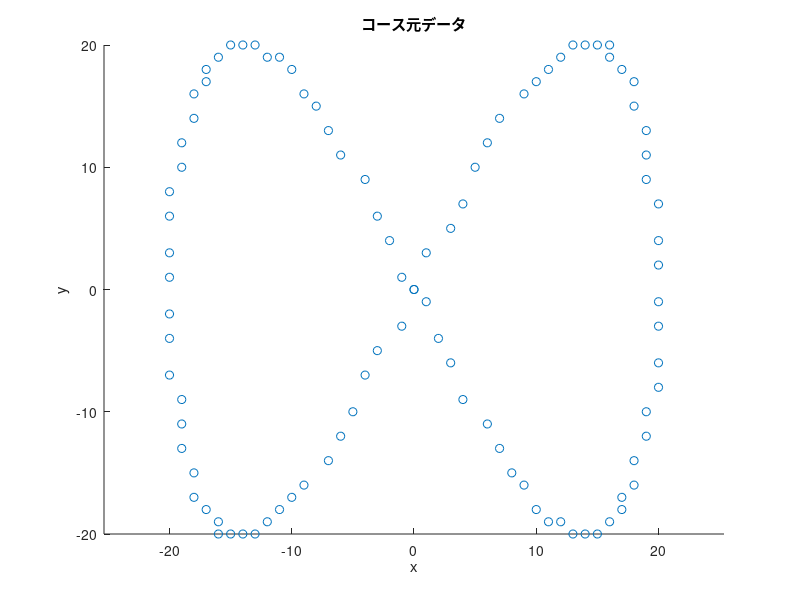

The MATLAB script that drew this image: (Note: this script raises an error after producing the figure.)
% 前処理 master
clc
close all
clear

% --------------コースデータ用意-----------------%
% course_x = round(linspace(-1, 10, 10));
% course_y = [0, 1, 2, 3, 4, 4, 4, 3, 2, 1];

% course_x = round(1 : 1 : 20); %cm
% course_y = round(-sin(course_x/10) * 20); %cm

% course_x = [0, 1, 2, 3, 4, 5];
% course_y = [0, 0, 1, 1, 2, 2];

% num = linspace(0, 1 * pi, 100);
% course_x = round(sin(num) * 50); %cm
% course_y = round(cos(num) * 50); %cm

num = linspace(0, 2 * pi, 100);
course_x = round(sin(num) * 20); %cm
course_y = round(sin(2 * num) * 20); %cm

% num = linspace(0, 0.3 * pi, 100);
% course_x = round(sin(1 * num) * 10); %cm
% course_y = round(sin(4 * num) * 8); %cm

figure(1)
scatter(course_x, course_y)
title('コース元データ')
xlabel('x')
ylabel('y')
axis equal

% ------------------正の整数にするためにマージンをとる---------------- %
min_x = min(course_x);
min_y = min(course_y);
if min_x < 0
    mergin_x = linspace(abs(min_x), abs(min_x), length(course_x));
    course_x = course_x + mergin_x;
end
if min_y < 0
    mergin_y = linspace(abs(min_y), abs(min_y), length(course_y));
    course_y = course_y + mergin_y;
end

course = [course_x; course_y];

start_x = course(1, 1) + 1;
start_y = course(2, 1) + 1;
goalt_x = course(1, end) + 1;
goal_y = course(2, end) + 1;

remaining_course = course;
for i = 1 : 2
    % --------------交差しているところでコースデータを切る --------%
    [trimming_course, remaining_course] = courseTrimer(remaining_course, 10, 10);

    % -------------------マップ作成--------------------%
    expantion = round(5); %cm 膨張させる大きさ
    map = Map(course, trimming_course, expantion); %バイナリマップ

    figure(3)
    heatmap(map.binary_grid)
    title('バイナリマップ')
    xlabel('x')
    ylabel('y')


    % 最短経路計算計算
    [shortcut_course] = computeAstar(map);

    figure(4)
    heatmap(map.shorter_path_grid)

    figure(5)
    hold on
%     scatter(trimming_course(1, :), trimming_course(2, :))
    title('マージンしたコースデータ')
    xlabel('x')
    ylabel('y')
    axis equal

    ones_matrix = ones(2, length(shortcut_course(1, :)));
    shortcut_course = shortcut_course - ones_matrix; %行列のインデックスにするため、1を足していたのを引く
    
    scatter(shortcut_course(1, :), shortcut_course(2, :))
    title('ショートカット')
    xlabel('x')
    ylabel('y')
    axis equal
    hold off
end
